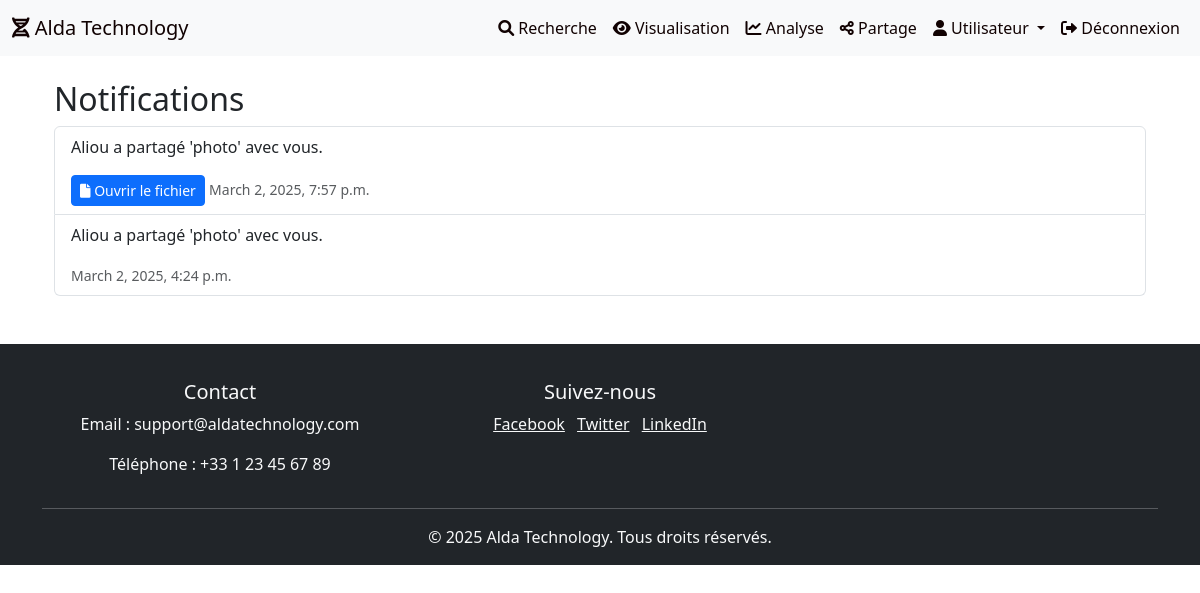
Before: /user_notifications/ (signed in) with the older database file.
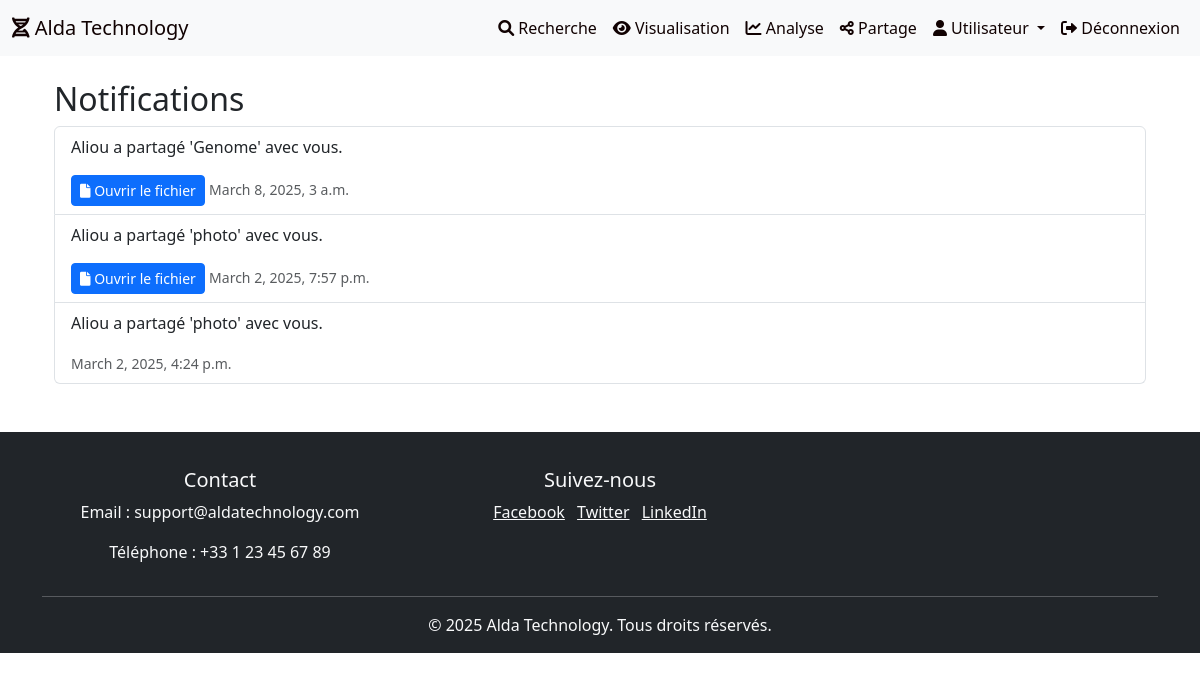
After: the same page with the newer database file.
### genomic_data/models.py (models this page shows, shortened)
class Notification(models.Model):
    user = models.ForeignKey(User, on_delete=models.CASCADE, related_name='notifications')
    message = models.CharField(max_length=255)
    shared_file = models.ForeignKey(GenomicData, on_delete=models.CASCADE, null=True, blank=True)  # Lien vers le fichier partagé
    created_at = models.DateTimeField(auto_now_add=True)
    is_read = models.BooleanField(default=False)

### genomic_data/views.py (the view)
# urls.py: path('user_notifications/', views.user_notifications, name='user_notifications'),
@login_required
def user_notifications(request):
    notifications = Notification.objects.filter(user=request.user).order_by('-created_at')
    return render(request, 'user_notifications.html', {'notifications': notifications})

### genomic_data/templates/user_notifications.html
{% extends 'base.html' %}
{% block content %}
<div class="container">
    <h2>Notifications</h2>
    <ul class="list-group">
        {% for notification in notifications %}
            <li class="list-group-item">
                <p>{{ notification.message }}</p>
                {% if notification.shared_file %}
                    <a href="{% url 'view_shared_file' notification.shared_file.id %}" class="btn btn-primary btn-sm">
                        <i class="fas fa-file"></i> Ouvrir le fichier
                    </a>
                {% endif %}
                <small class="text-muted">{{ notification.created_at }}</small>
            </li>
        {% empty %}
            <li class="list-group-item">Aucune nouvelle notification.</li>
        {% endfor %}
    </ul>
</div>
{% endblock %}

### genomic_data/templates/base.html (shortened to what this page needs)
<!DOCTYPE html>
<html lang="fr">
<head>
    {% load static %}
    <link rel="stylesheet" href="{% static 'css/styles.css' %}">
    <link href="https://cdn.jsdelivr.net/npm/bootstrap@5.3.0/dist/css/bootstrap.min.css" rel="stylesheet">
    <link href="https://cdnjs.cloudflare.com/ajax/libs/font-awesome/6.0.0-beta3/css/all.min.css" rel="stylesheet">
</head>
<body>
    <nav class="navbar navbar-expand-lg navbar-light bg-light">
        <div class="container-fluid">
            <a class="navbar-brand" href="{% url 'home' %}">
                <i class="fas fa-dna"></i> Alda Technology
            </a>
            <div class="collapse navbar-collapse" id="navbarNav">
                <ul class="navbar-nav ms-auto">
                    {% if user.is_authenticated %}
                        <li class="nav-item">
                            <a class="nav-link" href="{% url 'search_data' %}">
                                <i class="fas fa-search"></i> Recherche
                            </a>
                        </li>
                        <li class="nav-item">
                            <a class="nav-link" href="{% url 'visualize_data_list' %}">
                                <i class="fas fa-eye"></i> Visualisation
                            </a>
                        </li>
                        <li class="nav-item">
                            <a class="nav-link" href="{% url 'analyze_data_list' %}">
                                <i class="fas fa-chart-line"></i> Analyse
                            </a>
                        </li>
                        <li class="nav-item">
                            <a class="nav-link" href="{% url 'share_data' %}">
                                <i class="fas fa-share-alt"></i> Partage
                            </a>
                        </li>
                        <li class="nav-item dropdown">
                            <a class="nav-link dropdown-toggle" href="#" id="navbarDropdown" role="button" data-bs-toggle="dropdown" aria-expanded="false">
                                <i class="fas fa-user"></i> Utilisateur
                            </a>
                        </li>
                        <li class="nav-item">
                            <a class="nav-link" href="{% url 'logout' %}">
                                <i class="fas fa-sign-out-alt"></i> Déconnexion
                            </a>
                        </li>
                    {% endif %}
                </ul>
            </div>
        </div>
    </nav>
    <div class="container mt-4">
        {% block content %}
        {% endblock %}
    </div>
    <footer class="bg-dark text-light text-center py-3 mt-5">
        <div class="container">
            <div class="row">
                <div class="col-md-4">
                    <h5>Contact</h5>
                    <p>Email : support@aldatechnology.com</p>
                    <p>Téléphone : +33 1 23 45 67 89</p>
                </div>
                <div class="col-md-4">
                    <h5>Suivez-nous</h5>
                    <a href="#" class="text-light me-2">Facebook</a>
                    <a href="#" class="text-light me-2">Twitter</a>
                    <a href="#" class="text-light">LinkedIn</a>
                </div>
            </div>
            <hr class="bg-light">
            <p class="mb-0">&copy; 2025 Alda Technology. Tous droits réservés.</p>
        </div>
    </footer>
</body>
</html>

### genomic_data/static/css/styles.css (style rules this page uses)
body { background-color: #f8f9fa; font-family: 'Arial', sans-serif; }
.navbar { background-color: #007bff !important; }
.navbar-brand, .nav-link { color: #110202 !important; }
.container { margin-top: 20px; }
.btn-primary { background-color: #007bff; border-color: #007bff; }

Changed rows visible on the page:
added Notification: message "Aliou a partagé 'Genome' avec vous.", shows "Ouvrir le fichier", created_at "March 8, 2025, 3 a.m."
